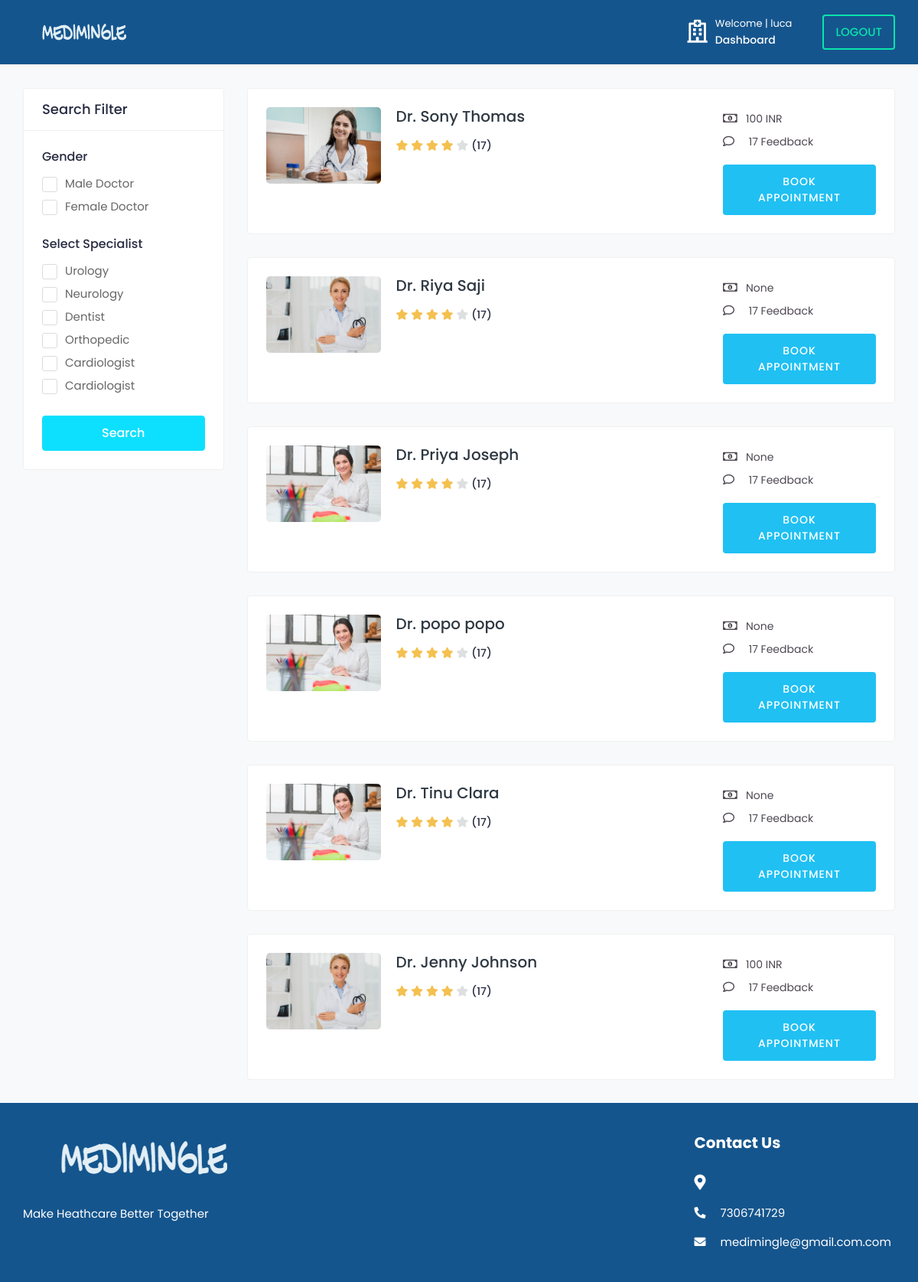
The page /doctors/ (signed in) on the database as committed earlier.
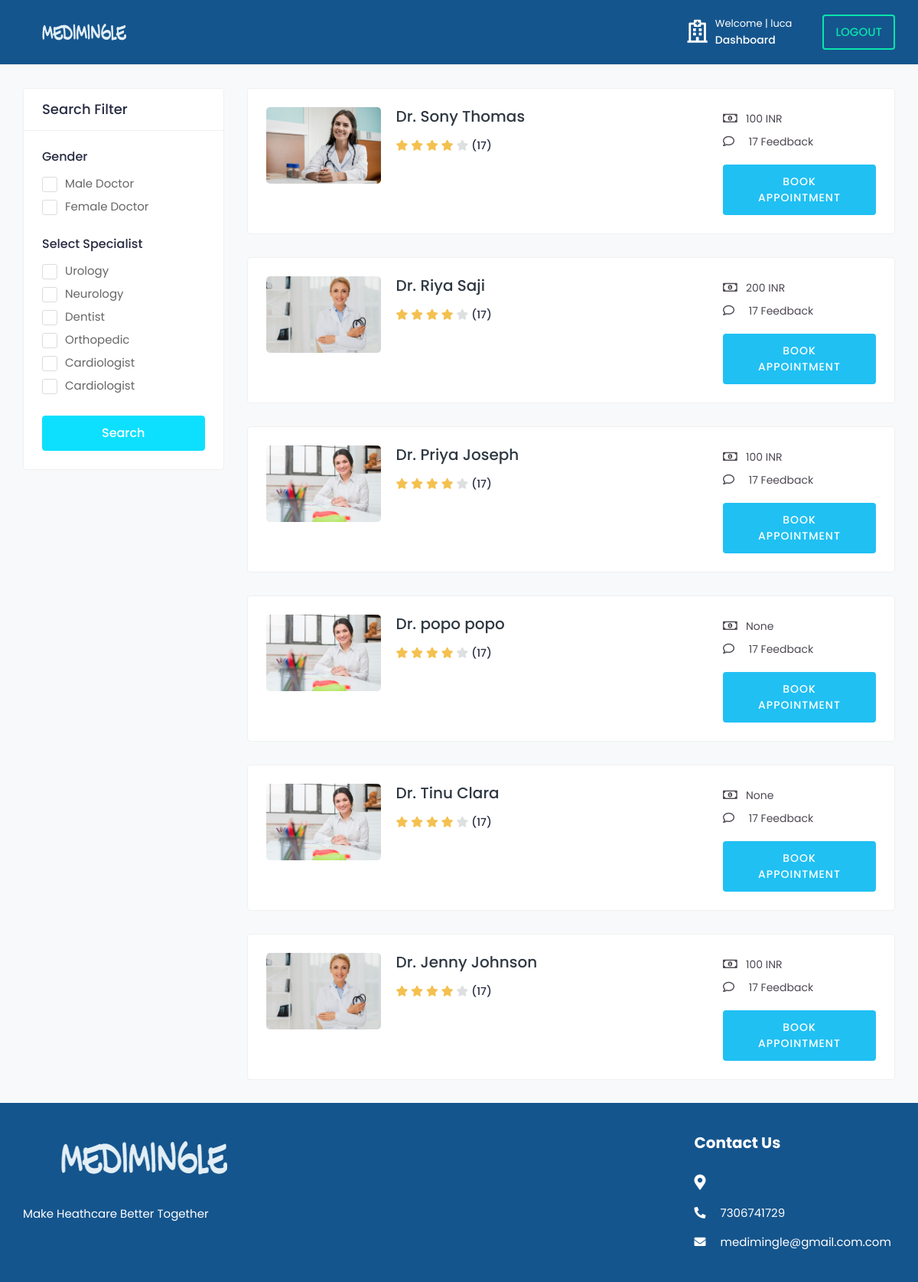
The same page on the database as committed later.
### medi/models.py (models this page shows, shortened)
class Doctor(models.Model):
    user = models.OneToOneField(tbl_user, on_delete=models.CASCADE)
    city  = models.CharField(max_length=50,null=True,blank=True)
    profile_image = models.ImageField(upload_to='doctor/',default='default.png')
    gender = models.CharField(max_length=10, blank=True)
    description = models.TextField(blank=True)
    date_joined = models.DateTimeField(default=datetime.now, blank=True)
    consulting_fee = models.CharField(max_length=10, null=True, blank=True)

class tbl_user(AbstractUser):
    email=models.EmailField(unique=True)
    phone_number=models.CharField(max_length=15, null=True)
    USER_TYPE_CHOICES = (
        ('patient', 'Patient'),('doctor', 'Doctor'),
    )
    user_type = models.CharField(
        max_length=10,
        choices=USER_TYPE_CHOICES,
        default='patient',
    )
    is_email_verified = models.BooleanField(default=False)
    email_verification_token = models.CharField(max_length=255, blank=True, null=True)
    status= models.BooleanField(default=False)

### medi/views.py (the view)
# urls.py: path('doctors/',views.doctors, name='doctors'),
@never_cache
@login_required(login_url='signin')
def doctors(request):
    doctors = Doctor.objects.all()
    context = {
        'doctors':doctors,
    }
    return render(request, 'doctors.html', context)

### templates/doctors.html (shortened to what the changed rows need)
{% load static %}
{% include 'includes/main_header.html' %}
			<div class="content">
				<div class="container-fluid">
					<div class="row">
						<div class="col-md-12 col-lg-8 col-xl-9">
							{% for doctor in doctors %}
							<div class="card">
								<div class="card-body">
									<div class="doctor-widget">
										<div class="doc-info-left">
											<div class="doctor-img">
												<a href="{% url 'profile' doctor.id %}">
													<img src="{{ doctor.profile_image.url }}" class="img-fluid" alt="User Image">
												</a>
											</div>
											<div class="doc-info-cont">
												<h4 class="doc-name"><a href="{% url 'profile' doctor.id %}">Dr. {{doctor.user.first_name}} {{doctor.user.last_name}}</a></h4>
												<div class="rating">
													<i class="fas fa-star filled"></i>
													<i class="fas fa-star filled"></i>
													<i class="fas fa-star filled"></i>
													<i class="fas fa-star filled"></i>
													<i class="fas fa-star"></i>
													<span class="d-inline-block average-rating">(17)</span>
												</div>
											</div>
										</div>
										<div class="doc-info-right">
											<div class="clini-infos">
												<ul>
													<li><i class="far fa-money-bill-alt"></i>{{doctor.consulting_fee}}</li>
													<li><i class="far fa-comment"></i> 17 Feedback</li>
													</ul>
											</div>
											<div class="clinic-booking">
												<a class="apt-btn" href="{% url 'booking' doctor.id %}">Book Appointment</a>
											</div>
										</div>
									</div>
								</div>
							</div>
							{% endfor %}
						</div>
					</div>
				</div>
			</div>
			<footer class="footer">
				<div class="footer-top">
					<div class="container-fluid">
						<div class="row">
							<div class="col-lg-3 col-md-6">
								<div class="footer-widget footer-contact">
									<h2 class="footer-title">Contact Us</h2>
								</div>
							</div>
						</div>
					</div>
				</div>
						</div>
	</body>
</html>

Rows that differ between the two databases and show on the page:
changed Doctor "Riya": consulting_fee "None" → "200 INR"
changed Doctor "Priya": consulting_fee "None" → "100 INR"
